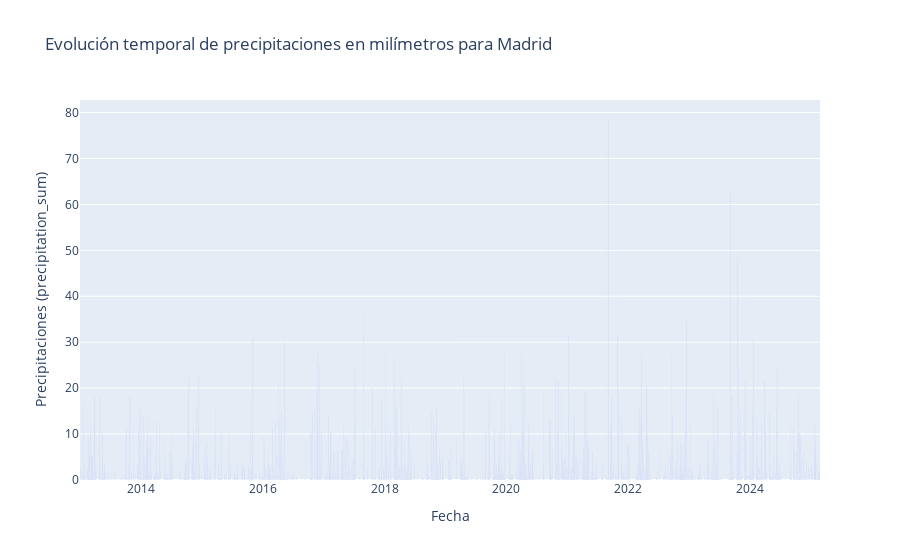

Notebook code cell kept with this figure:
### Markdown cell above
### Precipitaciones *(mL)*

### Code cell
fig = go.Figure()

fig.add_trace(
    go.Scatter(
        x=df_diario_madrid['time'],
        y=df_diario_madrid['precipitation_sum'],
        name="MADRID",
        mode='lines'
    )
)

fig.update_layout(
    title = f"Evolución temporal de precipitaciones en milímetros para Madrid",
    xaxis_title = "Fecha",
    yaxis_title = "Precipitaciones (precipitation_sum)"
)

fig.show()

### Figure 1 — Plotly figure (JSON) as saved in the notebook; plotly's stock layout.template omitted (floating-point values rounded to 4 significant figures; data arrays with more than 128 entries replaced by an {"elided": "..."} marker saying what was removed)
{"data": [{"name": "MADRID", "type": "bar", "x": {"elided": "4436 str values"}, "y": {"elided": "4436 float values"}}], "layout": {"title": {"text": "Evolución temporal de precipitaciones en milímetros para Madrid"}, "xaxis": {"title": {"text": "Fecha"}}, "yaxis": {"title": {"text": "Precipitaciones (precipitation_sum)"}}}}
